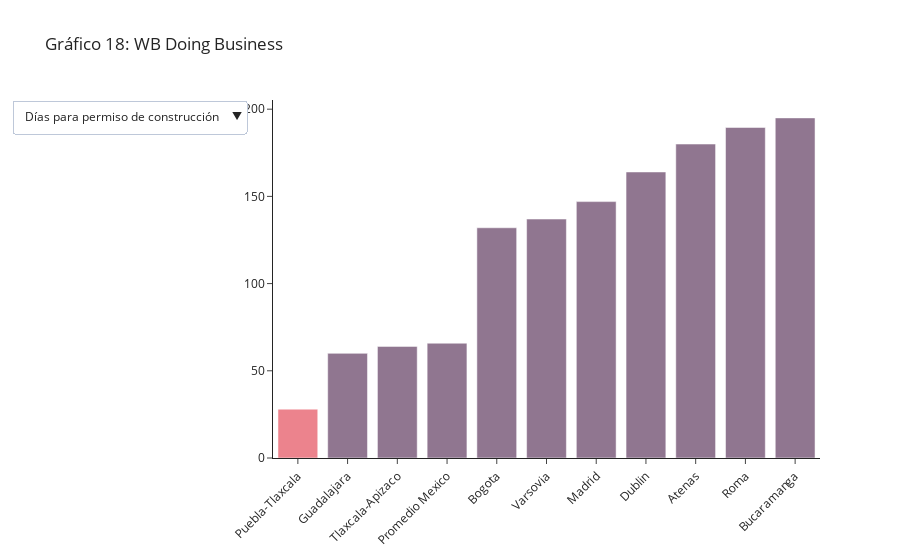

The notebook cell saved with this chart:
### Markdown cell above
Doing BIZ

### Code cell
if city in db.index:
    
    #Tabla
    ref_db = ref + ['Promedio {}'.format(city[0]),'Varsovia','Madrid','Roma','Dublin','Atenas','Bogota']

    dbiz = db[db.columns[db.columns.str.contains('Días')].tolist()]

    means = dbiz.loc[['{}'.format(city[0])]].mean().to_frame().T
    means['City'] = 'Promedio {}'.format(city[0])
    means['Country'] = 'Promedio {}'.format(city[0])
    means = means.reset_index().set_index(['Country','City'])

    db_plot = dbiz.append(means).loc[idx[:,ref_db],:]

    dp = pd.melt(
        db_plot.reset_index(),id_vars=['City'], 
        value_vars=['Días permiso de construcción','Días registro de propiedad','Días comienzo de negocio'])

    dp['color'] = colors[3]
    dp.loc[dp['City']==city[1],'color'] = colors[11]

    df1=dp[dp['variable']=='Días permiso de construcción'].sort_values('value').dropna()
    df2=dp[dp['variable']=='Días registro de propiedad'].sort_values('value').dropna()
    df3=dp[dp['variable']=='Días comienzo de negocio'].sort_values('value').dropna()

    #Plot

    fig = go.Figure(data=[go.Bar( x=df1['City'], y=df1['value'] , marker={'color': df1['color']})
                         ])
    #contgraf = contgraf + 1

    updatemenus = [
        {
            'buttons': [
                {
                    'method': 'update',
                    'label': 'Días para permiso de construcción',
                    'args': [
                        {'y': [df1['value']],
                         'x': [df1['City']],
                         'marker':[{'color': df1['color']}]
                        },  
                    ]
                },
                {
                    'method': 'update',
                    'label': 'Días para registro de propiedad',
                    'args': [
                        {'y': [df2['value']],
                         'x': [df2['City']],
                         'marker':[{'color': df2['color']}]
                        },
                    ]
                },
                {
                    'method': 'update',
                    'label': 'Días para comienzo de negocio',
                    'args': [
                        {'y': [df3['value']],
                         'x': [df3['City']],
                         'marker':[{'color': df3['color']}]
                        },
                    ]
                }
            ],
            'direction': 'down',
            'showactive': True,
        }
    ]

    fig.update_layout(template="simple_white" , updatemenus=updatemenus , title_text='Gráfico {}: WB Doing Business'.format(contgraf) , xaxis={'tickangle':-45})
    fig.update_traces(marker_line_width=1.5, opacity=0.6)
    fig.write_html("informe/images/db.html",full_html=False,include_plotlyjs='cdn')

### Figure 1 — Plotly figure (JSON) as saved in the notebook; plotly's stock layout.template omitted (floating-point values rounded to 4 significant figures)
{"data": [{"marker": {"color": ["#e13242", "#471c48", "#471c48", "#471c48", "#471c48", "#471c48", "#471c48", "#471c48", "#471c48", "#471c48", "#471c48"]}, "opacity": 0.6, "type": "bar", "x": ["Puebla-Tlaxcala", "Guadalajara", "Tlaxcala-Apizaco", "Promedio Mexico", "Bogota", "Varsovia", "Madrid", "Dublin", "Atenas", "Roma", "Bucaramanga"], "y": [28, 60, 64, 65.82, 132, 137, 147, 164, 180, 189.5, 195]}], "layout": {"autosize": true, "title": {"text": "Gráfico 18: WB Doing Business"}, "updatemenus": [{"active": 0, "buttons": [{"args": [{"marker": [{"color": ["#e13242", "#471c48", "#471c48", "#471c48", "#471c48", "#471c48", "#471c48", "#471c48", "#471c48", "#471c48", "#471c48"]}], "x": [["Puebla-Tlaxcala", "Guadalajara", "Tlaxcala-Apizaco", "Promedio Mexico", "Bogota", "Varsovia", "Madrid", "Dublin", "Atenas", "Roma", "Bucaramanga"]], "y": [[28, 60, 64, 65.82, 132, 137, 147, 164, 180, 189.5, 195]]}], "label": "Días para permiso de construcción", "method": "update"}, {"args": [{"marker": [{"color": ["#471c48", "#e13242", "#471c48", "#471c48", "#471c48", "#471c48", "#471c48", "#471c48", "#471c48", "#471c48", "#471c48"]}], "x": [["Atenas", "Puebla-Tlaxcala", "Dublin", "Roma", "Madrid", "Bucaramanga", "Bogota", "Guadalajara", "Promedio Mexico", "Tlaxcala-Apizaco", "Varsovia"]], "y": [[4, 9, 11, 11, 12.5, 13, 15, 20, 26.02, 34, 37]]}], "label": "Días para registro de propiedad", "method": "update"}, {"args": [{"marker": [{"color": ["#471c48", "#471c48", "#471c48", "#471c48", "#471c48", "#471c48", "#471c48"]}], "x": [["Bogota", "Bucaramanga", "Madrid", "Roma", "Atenas", "Dublin", "Varsovia"]], "y": [[11, 12, 13, 16, 26, 31.5, 135]]}], "label": "Días para comienzo de negocio", "method": "update"}], "direction": "down", "showactive": true}], "xaxis": {"autorange": true, "range": [-0.5, 10.5], "tickangle": -45, "type": "category"}, "yaxis": {"autorange": true, "range": [0, 205.3], "type": "linear"}}}
